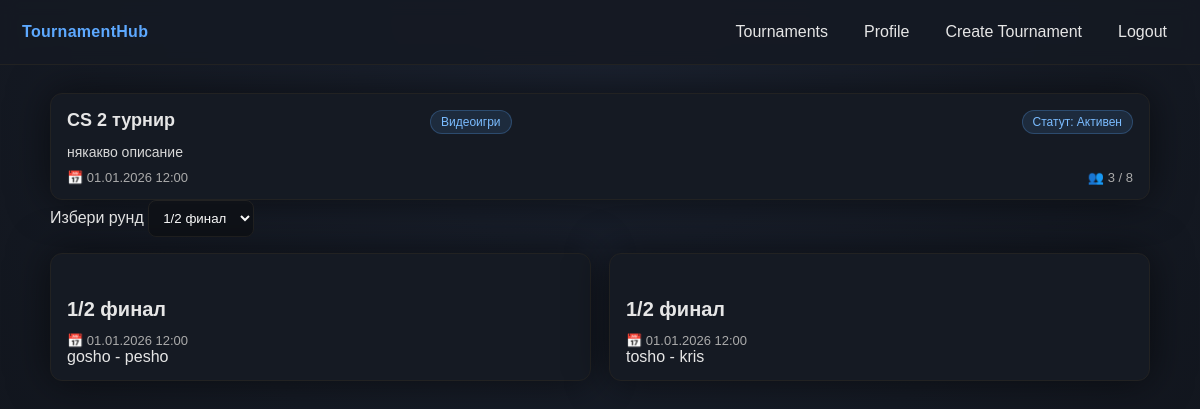
Screenshot of /tournament.php?id=3 (signed in) with the database file from the repository.
### tables this page shows
CREATE TABLE Tournament (
    id INT UNSIGNED AUTO_INCREMENT PRIMARY KEY,
    name VARCHAR(63) NOT NULL,
    description VARCHAR(255),
    category VARCHAR(63),
    start_datetime DATETIME NOT NULL,
    end_datetime DATETIME NOT NULL,
    status ENUM('upcoming', 'ongoing', 'finished') NOT NULL DEFAULT 'upcoming',
    capacity INT UNSIGNED NOT NULL,
    spots_taken INT UNSIGNED NOT NULL DEFAULT 0, 
    is_team_based BOOLEAN NOT NULL,
    creator_user_id INT UNSIGNED NOT NULL,
    CONSTRAINT fk_tournament_creator
        FOREIGN KEY (creator_user_id)
        REFERENCES User(id)
        ON DELETE CASCADE
        ON UPDATE CASCADE 
);

CREATE TABLE Matches (
  match_id INT UNSIGNED AUTO_INCREMENT PRIMARY KEY,
  tournament_id INT UNSIGNED NOT NULL,
  match_date DATETIME NOT NULL,
  current_round INT UNSIGNED NOT NULL, 
  side1_nickname VARCHAR(63),
  side2_nickname VARCHAR(63),
  winner VARCHAR(63) DEFAULT NULL,
  next_match_id INT UNSIGNED DEFAULT NULL,
  score VARCHAR(31) DEFAULT NULL,
  CONSTRAINT fk_match_tournament
    FOREIGN KEY (tournament_id) REFERENCES Tournament(id)
    ON DELETE CASCADE ON UPDATE CASCADE,
  CONSTRAINT fk_match_next
    FOREIGN KEY (next_match_id) REFERENCES Matches(match_id)
    ON DELETE SET NULL ON UPDATE CASCADE,
  CONSTRAINT chk_winner_valid
    CHECK (winner IS NULL OR winner IN (side1_nickname, side2_nickname))
);

### tournament.php (the view, shortened to what this page needs)
<?php
require "db.php";
$tournament_id = filter_input(INPUT_GET, 'id', FILTER_VALIDATE_INT);
$stmt = mysqli_prepare(
    $conn,
    "SELECT
        t.id,
        t.name,
        t.description,
        t.category,
        t.start_datetime,
        t.end_datetime,
        t.status,
        t.capacity,
        t.spots_taken,
        t.is_team_based,
        t.creator_user_id
     FROM Tournament t
     WHERE t.id = ?
     LIMIT 1"
);
mysqli_stmt_bind_param($stmt, "i", $tournament_id);
mysqli_stmt_execute($stmt);
$result = mysqli_stmt_get_result($stmt);
$t = mysqli_fetch_assoc($result);
$matches = [];
$rounds = [];
$stmt = mysqli_prepare(
    $conn,
    "SELECT *
        FROM Matches
        WHERE tournament_id = ?"
);
mysqli_stmt_bind_param($stmt, "i", $tournament_id);
mysqli_stmt_execute($stmt);
$result = mysqli_stmt_get_result($stmt);
while ($row = mysqli_fetch_assoc($result)) {
    $matches[] = $row;
    $round = (int)$row['current_round'];
    if (!in_array($round, $rounds)) {
        $rounds[] = $round;
    }
}
rsort($rounds);
?>
<!DOCTYPE html>
<html lang="bg">
<head>
    <link rel="stylesheet" href="style.css">
</head>
<body>
<header class="navbar">
    <div class="logo"><a href="home.php">TournamentHub</a></div>
    <nav>
        <a href="home.php">Tournaments</a>
        <a href="user.php">Profile</a>
        <a href="create_tournament.php">Create Tournament</a>
        <a href="handlers/logout_handler.php">Logout</a>
    </nav>
</header>
<main class="container">
    <div class="tournament-information">
        <div class="tournament-card">
                <div class="card-header">
                    <h2><?= htmlspecialchars($t['name']) ?></h2>
                    <span class="tag"><?= htmlspecialchars($t['category']) ?></span><br>
                    <?php
                    $status = $t['status'];
                    if ($status === 'upcoming') {
                    $label = 'Статут: Предстоящ';
                    } elseif ($status === 'ongoing') {
                    $label = 'Статут: Активен';
                    } else {
                    $label = 'Статут: Завършил';
                    }
                    ?>
                    <span class="tag"><?= $label ?></span>
                </div>
                <p class="description">
                    <?= htmlspecialchars($t['description']) ?>
                </p>
                <div class="meta">
                    <span>📅 <?= date("d.m.Y H:i", strtotime($t['start_datetime'])) ?></span>
                    <span>👥 <?= (int)$t['spots_taken'] ?> / <?= (int)$t['capacity'] ?></span>
                </div>
            </div>
    </div>
    <div class="tournament-bracket">
        <?php if ($t['status'] === 'upcoming'): ?>
            <div>Няма налична схема</div>
        <?php else: ?>
            <label>Избери рунд</label>
            <select name="round-picker" id="round-picker">
                <?php foreach ($rounds as $round): ?>
                    <option value="<?= htmlspecialchars($round) ?>">
                        <?php
                            if ($round === 1) {
                                $text = 'Финал';
                            } else {
                                $text = '1/' . $round . " финал";
                            }
                        ?>
                    <?= htmlspecialchars($text) ?>
                    </option>
                <?php endforeach; ?>
            </select>
            <div class="match-grid">
                <?php foreach ($matches as $m): ?>
                <div class="match-card" data-round="<?= (int)$m['current_round'] ?>">
                    <div class="header">
                        <h2>
                            <?php
                                $round = (int)$m['current_round'];
                                if ($round === 1) {
                                    $text = 'Финал';
                                } else {
                                    $text = '1/' . $round . " финал";
                                }
                            ?>
                        <?= htmlspecialchars($text) ?></h2>
                    </div>
                    <div class="meta">
                        <span>📅 <?= date("d.m.Y H:i", strtotime($m['match_date'])) ?></span>
                    </div>
                    <div class="score">
                        <span>
                            <?= $m['side1_nickname'] != null ? htmlspecialchars($m['side1_nickname']) : 'TBD'?>
                        </span>
                        <span>
                            <?= $m['score'] != null ? htmlspecialchars($m['score']) : '-'?>
                        </span>
                        <span>
                            <?= $m['side2_nickname'] != null ? htmlspecialchars($m['side2_nickname']) : 'TBD'?>
                        </span>
                    </div>
                </div>
                <?php endforeach; ?>
            </div>
        <?php endif; ?>
    </div>
</main>
</body>
</html>

### style.css (style rules this page uses)
:root { --bg1:#1b2230; --bg2:#0f1218; --text:#e6e6e6; --muted:#aaa; --card:#151a23; --border:#222; --primary:#5da9ff; --primaryHover:#7bbcff; --shadow: 0 0 40px rgba(0,0,0,.55); }
* { box-sizing:border-box; font-family: Arial, sans-serif; }
body { margin:0; min-height:100vh; background: radial-gradient(circle at top, var(--bg1), var(--bg2)); color:var(--text); }
a { color:var(--primary); text-decoration:none; }
.navbar { position: sticky; top: 0; z-index: 10; display:flex; align-items:center; justify-content:space-between; padding: 14px 22px; background: rgba(21,26,35,.92); border-bottom: 1px solid var(--border); backdrop-filter: blur(8px); }
.navbar .logo { font-weight: 800; letter-spacing: .3px; color: var(--primary); user-select:none; }
.logo > a { text-decoration: none; }
.navbar nav { display:flex; align-items:center; gap:14px; }
.navbar nav a { color: var(--text); text-decoration:none; padding: 8px 10px; border-radius: 8px; border: 1px solid transparent; }
.container { width: min(1100px, calc(100% - 40px)); margin: 0 auto; padding: 28px 0 46px; }
.container h2 { margin: 28px 0 12px; font-size: 20px; font-weight: 700; }
.container p { color: #d8d8d8; margin: 8px 0; }
.meta { color: var(--muted); font-size: 13px; }
select, input, textarea { background: var(--bg2); color: #fff; border: 1px solid var(--border); border-radius: 8px; padding: 9px 10px; outline: none; }
.tournament-grid, .match-grid { display:grid; grid-template-columns: repeat(auto-fit, minmax(280px, 1fr)); gap: 18px; margin-top: 16px; }
.tournament-card, .match-card { background: var(--card); border: 1px solid var(--border); border-radius: 12px; padding: 16px 16px 14px; box-shadow: var(--shadow); transition: transform .15s ease, border-color .15s ease; }
.card-header { display:flex; align-items:flex-start; justify-content:space-between; gap: 12px; }
.card-header h2 { margin:0; font-size: 18px; font-weight: 800; color: var(--text); line-height: 1.2; }
.tag { flex: 0 0 auto; font-size: 12px; color: var(--primaryHover); background: rgba(93,169,255,.12); border: 1px solid rgba(93,169,255,.25); padding: 4px 10px; border-radius: 999px; white-space: nowrap; }
.description { margin: 12px 0 10px; color: #d1d1d1; line-height: 1.45; font-size: 14px; }
.tournament-card .meta { display:flex; justify-content:space-between; gap: 10px; flex-wrap:wrap; margin-top: 8px; }

### rows the page displays
tournament: name "CS 2 турнир", category "Видеоигри", status "Статут: Активен", description "някакво описание", start_datetime "01.01.2026 12:00", spots_taken "3", capacity "8"
matches: current_round "1/2 финал", match_date "01.01.2026 12:00", side1_nickname "gosho", side2_nickname "pesho"
matches: current_round "1/2 финал", match_date "01.01.2026 12:00", side1_nickname "tosho", side2_nickname "kris"

### other values shown
form field round-picker "1/2 финал"
